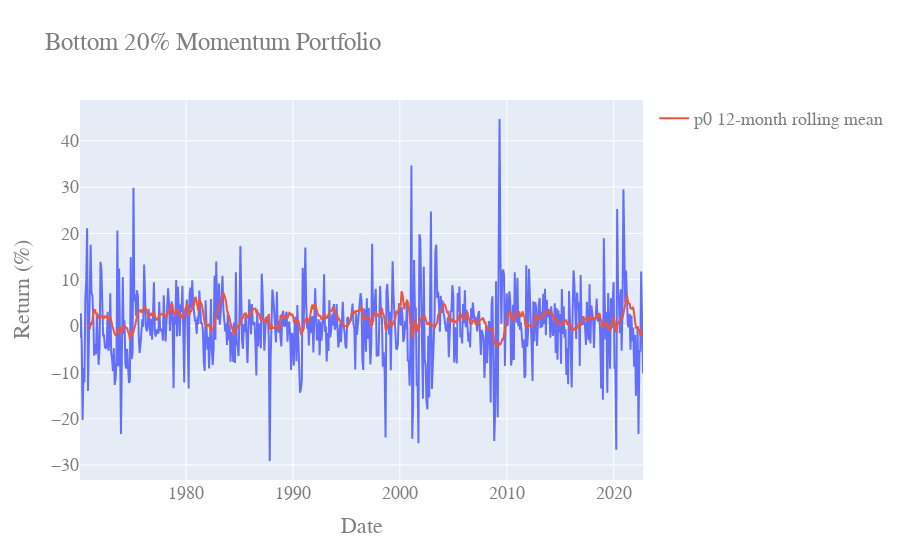

The notebook cell saved with this chart:
### Code cell
# Do the same for the momentum portfolios
fig = px.line(port, x='caldt', y='p0', title='Bottom 20% Momentum Portfolio')
# make it prettier
# Add a smooth line
fig.add_scatter(x=port['caldt'], y=port['p4'].rolling(12).mean(), name='p0 12-month rolling mean')
fig.update_layout(
    xaxis_title="Date",
    yaxis_title="Return (%)",
    font=dict(
        family="Courier New, monospace",
        size=18,
        color="#7f7f7f"
    )
)
fig.show()

### Figure 1 — Plotly figure (JSON) as saved in the notebook; plotly's stock layout.template omitted (floating-point values rounded to 4 significant figures; data arrays with more than 128 entries replaced by an {"elided": "..."} marker saying what was removed)
{"data": [{"hovertemplate": "caldt=%{x}<br>p0=%{y}<extra></extra>", "legendgroup": "", "line": {"color": "#636efa", "dash": "solid"}, "marker": {"symbol": "circle"}, "mode": "lines", "name": "", "orientation": "v", "showlegend": false, "type": "scatter", "x": {"elided": "633 str values"}, "xaxis": "x", "y": {"elided": "633 float values"}, "yaxis": "y"}, {"name": "p0 12-month rolling mean", "type": "scatter", "x": {"elided": "633 str values"}, "y": {"elided": "633 float values"}}], "layout": {"font": {"color": "#7f7f7f", "family": "Courier New, monospace", "size": 18}, "legend": {"tracegroupgap": 0}, "title": {"text": "Bottom 20% Momentum Portfolio"}, "xaxis": {"anchor": "y", "domain": [0, 1], "title": {"text": "Date"}}, "yaxis": {"anchor": "x", "domain": [0, 1], "title": {"text": "Return (%)"}}}}
